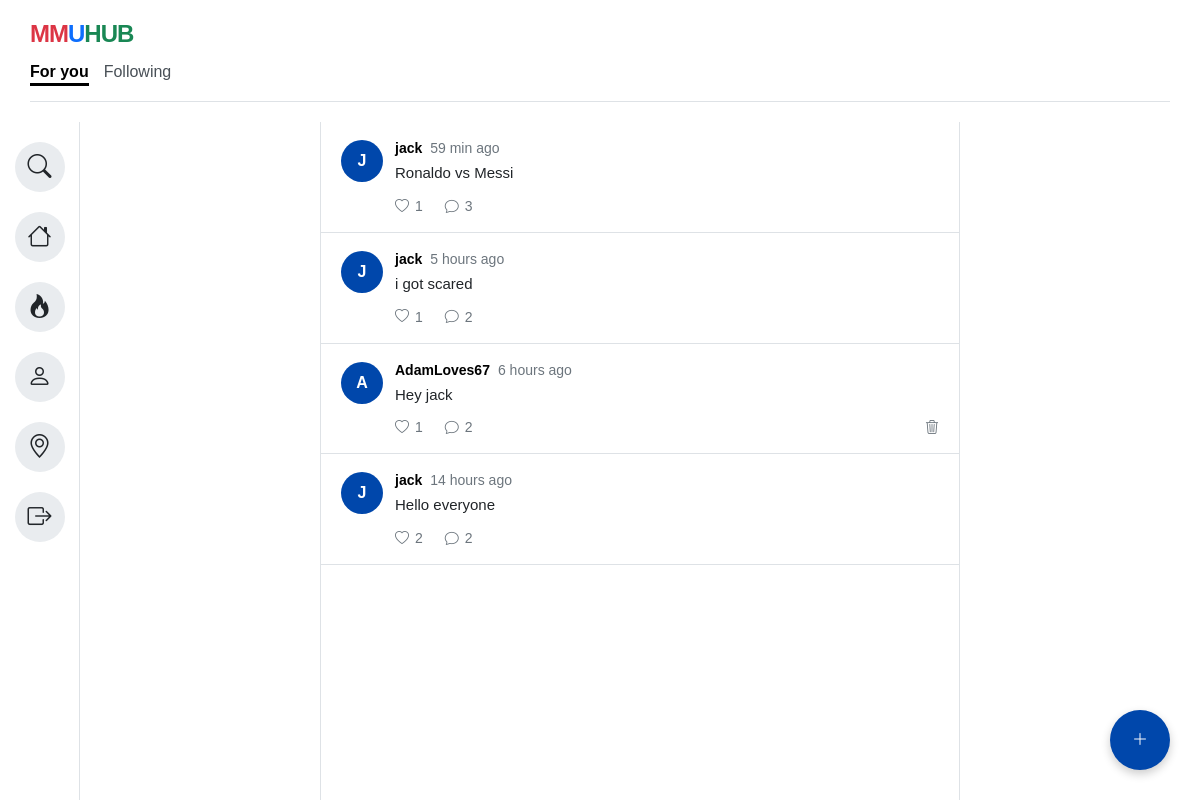
Screenshot of /Homepage.html (signed in) with the database file from the repository.
### tables this page shows
CREATE TABLE posts (
        id INTEGER PRIMARY KEY AUTOINCREMENT,
        user_id INTEGER,
        content TEXT,
        created_at TIMESTAMP DEFAULT CURRENT_TIMESTAMP,
        FOREIGN KEY(user_id) REFERENCES users(id)
    );

CREATE TABLE users (
    id INTEGER PRIMARY KEY AUTOINCREMENT,
    username TEXT UNIQUE NOT NULL,
    email TEXT UNIQUE NOT NULL,
    password TEXT NOT NULL,
    bio TEXT DEFAULT ''
);

### app.py (the view)
@app.route("/Homepage.html")
def homepage():
    if "user" not in session:
        return redirect(url_for("login_page"))
    posts = get_all_posts()
    formatted_posts = []
    for post in posts:
        formatted_posts.append({
    "id": post[0],
    "username": post[1],
    "content": post[2],
    "time": time_ago(post[3]),
    "likes": get_like_count(post[0])["likes"],
    "comments": get_comment_count(post[0])
})
    return render_template(
        "Homepage.html",
        username=session["user"]["username"],
        posts=formatted_posts
    )

### comments.py (called while the page is built)
def get_comment_count(post_id):
    conn = connect()
    cursor = conn.cursor()
    cursor.execute(
        "SELECT COUNT(*) FROM comments WHERE post_id=?",
        (post_id,)
    )
    count = cursor.fetchone()[0]
    conn.close()
    return count

### database.py (called while the page is built)
def connect():
    return sqlite3.connect("app.db")

### likes.py (called while the page is built)
def get_like_count(post_id):
    conn = connect()
    cursor = conn.cursor()
    cursor.execute(
        "SELECT COUNT(*) FROM likes WHERE post_id=?",
        (post_id,)
    )
    count = cursor.fetchone()[0]
    conn.close()
    return {"likes": count}

### posts.py (called while the page is built)
def get_all_posts():
    conn = connect()
    cursor = conn.cursor()
    cursor.execute("""
        SELECT
            posts.id,
            users.username,
            posts.content,
            posts.created_at
        FROM posts
        JOIN users
            ON posts.user_id = users.id
        ORDER BY posts.created_at DESC
    """)
    posts = cursor.fetchall()
    conn.close()
    return posts

### templates/Homepage.html (shortened to what this page needs)
<!DOCTYPE html>
<html lang="en">
<head>
<link rel="stylesheet"
      href="{{ url_for('static', filename='style.css') }}">
    <link rel="stylesheet" href="https://cdn.jsdelivr.net/npm/bootstrap-icons@1.11.1/font/bootstrap-icons.css">
</head>
<body>
    <div class="app-background">
        <div class="main-container">
            <header>
                <div class="logo">
                    <span class="red">MM</span><span class="blue">U</span><span class="green">HUB</span>
                </div>
                <div class="tabs">
                    <div class="tab-item active"><a href="Homepage.html">For you</a></div>
                    <div class="tab-item"><a href="Following.html">Following</a></div>
                </div>
                <hr class="header-line">
            </header>
            <div class="content-wrapper">
                <aside class="sidebar">
                    <div class="icon-group">
                      <a href="Search.html" class="icon-circle" data-tooltip="Search"><i class="bi bi-search"></i></a>
                      <a href="Homepage.html" class="icon-circle" data-tooltip="Home"><i class="bi bi-house"></i></a>
                      <a href="Trending.html" class="icon-circle" data-tooltip="Trending"><i class="bi bi-fire"></i></a>
                      <a href="Profile.html" class="icon-circle" data-tooltip="Profile"><i class="bi bi-person"></i></a>
                      <a href="Map.html" class="icon-circle" data-tooltip="Map"><i class="bi bi-geo-alt"></i></a>
                      <a href="/logout" class="icon-circle logout-icon" data-tooltip="Logout"><i class="bi bi-box-arrow-right"></i></a>
                    </div>
                </aside>
                <main class="content-area">
                    <section class="feed-container">
                        {% for post in posts %}
<article class="feed-post">
    <div class="feed-avatar avatar-blue">
        {{ post.username[0]|upper }}
    </div>
    <div class="feed-post-body">
        <div class="feed-post-header">
            <strong>{{ post.username }}</strong>
            <span>{{ post.time }}</span>
        </div>
        <p>{{ post.content }}</p>
        <div class="feed-actions">
    <button
        type="button"
        class="like-btn"
        data-post-id="{{ post.id }}">
        <i class="bi bi-heart"></i>
        <span class="like-count">{{ post.likes }}</span>
    </button>
    <button
    type="button"
    class="comment-btn"
    data-post-id="{{ post.id }}">
    <i class="bi bi-chat"></i>
    <span class="comment-count">{{ post.comments }}</span>
    </button>
    {% if post.username == username %}
    <button
        type="button"
        class="delete-btn"
        data-post-id="{{ post.id }}"
        title="Delete Post">
        <i class="bi bi-trash3"></i>
    </button>
    {% endif %}
</div>
    </div>
</article>
{% endfor %}
                    </section>
                    <div id="createPostBtn" class="createPostBtn" data-tooltip="New Post">
                        <i class="bi bi-plus-lg"></i>
                    </div>
                </main>
            </div>
        </div>
    </div>
</body>
</html>

### static/style.css (style rules this page uses)
* { box-sizing: border-box; margin: 0; padding: 0; font-family: Arial, sans-serif; }
body, html { height: 100%; width: 100%; overflow: hidden; }
.app-background { background-color: #212529; width: 100vw; height: 100vh; display: flex; justify-content: center; align-items: center; padding: 0; }
.main-container { background-color: #ffffff; width: 100%; height: 100%; display: flex; flex-direction: column; overflow: hidden; }
header { padding: 20px 30px; }
.logo { font-size: 24px; font-weight: bold; letter-spacing: -1px; margin-bottom: 15px; }
.logo .red { color: #dc3545; }
.logo .blue { color: #0d6efd; }
.logo .green { color: #198754; }
a { text-decoration: none; color: inherit; }
.tabs { display: flex; gap: 15px; font-size: 16px; color: #495057; }
.tab-item { position: relative; padding-bottom: 5px; cursor: pointer; }
.tab-item.active { font-weight: bold; color: #000000; cursor: default; }
.tab-item::after { content: ''; position: absolute; left: 0; bottom: 0; width: 100%; height: 3px; background-color: #000000; transform: scaleX(0); transition: transform 0.2s ease-in-out; transform-origin: center; }
.tab-item.active::after { transform: scaleX(1); }
.tab-item:not(.active) { cursor: pointer; }
.header-line { margin-top: 15px; border: none; border-bottom: 1px solid #dee2e6; }
.content-wrapper { display: flex; justify-content: center; position: relative; flex: 1; min-height: 0; }
.sidebar { width: 80px; background-color: #ffffff; border-right: 1px solid #dee2e6; display: flex; flex-direction: column; align-items: center; padding: 20px 0; }
.icon-group { display: flex; flex-direction: column; gap: 20px; }
.icon-circle { width: 50px; height: 50px; background-color: #e9ecef; border-radius: 50%; display: flex; justify-content: center; align-items: center; font-size: 24px; color: #212529; cursor: pointer; transition: background-color 0.2s; position: relative; }
.content-area { flex: 1; background-color: #ffffff; position: relative; overflow-y: auto; }
.feed-container { width: 100%; max-width: 640px; min-height: 100%; border-left: 1px solid #dee2e6; border-right: 1px solid #dee2e6; background-color: #ffffff; margin: 0 auto; }
.feed-post { display: flex; gap: 12px; padding: 18px 20px; border-bottom: 1px solid #dee2e6; }
.feed-avatar { width: 42px; height: 42px; border-radius: 50%; color: #ffffff; display: flex; align-items: center; justify-content: center; font-weight: 700; flex-shrink: 0; }
.avatar-blue { background-color: #0047AB; }
.feed-post-body { min-width: 0; flex: 1; }
.feed-post-header { display: flex; align-items: center; gap: 8px; flex-wrap: wrap; margin-bottom: 6px; font-size: 14px; }
.feed-post-header span { color: #6c757d; }
.feed-post-body p { font-size: 15px; line-height: 1.45; color: #212529; }
.feed-actions { display: flex; gap: 22px; margin-top: 14px; }
.feed-actions button { border: none; background: none; color: #6c757d; display: flex; align-items: center; gap: 6px; font-size: 14px; cursor: pointer; padding: 0; }
.createPostBtn { position: fixed; bottom: 30px; right: 30px; z-index: 999; width: 60px; height: 60px; border-radius: 50%; background-color: #0047AB; color: white; display: flex; justify-content: center; align-items: center; box-shadow: 0 4px 10px rgba(0,0,0,0.2); cursor: pointer; }
[data-tooltip]::after { content: attr(data-tooltip); position: absolute; left: 65px; background-color: #212529; color: #ffffff; padding: 6px 12px; border-radius: 6px; font-size: 13px; white-space: nowrap; opacity: 0; visibility: hidden; transition: opacity 0.2s ease, visibility 0.2s ease; pointer-events: none; z-index: 100; }
.createPostBtn[data-tooltip]::after { left: auto; right: 70px; bottom: 17px; }
.delete-btn { background: transparent; border: none; color: #9ca3af; cursor: pointer; font-size: 16px; margin-left: auto; transition: all .2s ease; }
.logout-icon { margin-top: auto; }

### rows the page displays
posts: username "J", username "jack", time "59 min ago", content "Ronaldo vs Messi", likes "1", comments "3"
posts: username "J", username "jack", time "5 hours ago", content "i got scared", likes "1", comments "2"
posts: username "A", username "AdamLoves67", time "6 hours ago", content "Hey jack", likes "1", comments "2"
posts: username "J", username "jack", time "14 hours ago", content "Hello everyone", likes "2", comments "2"
